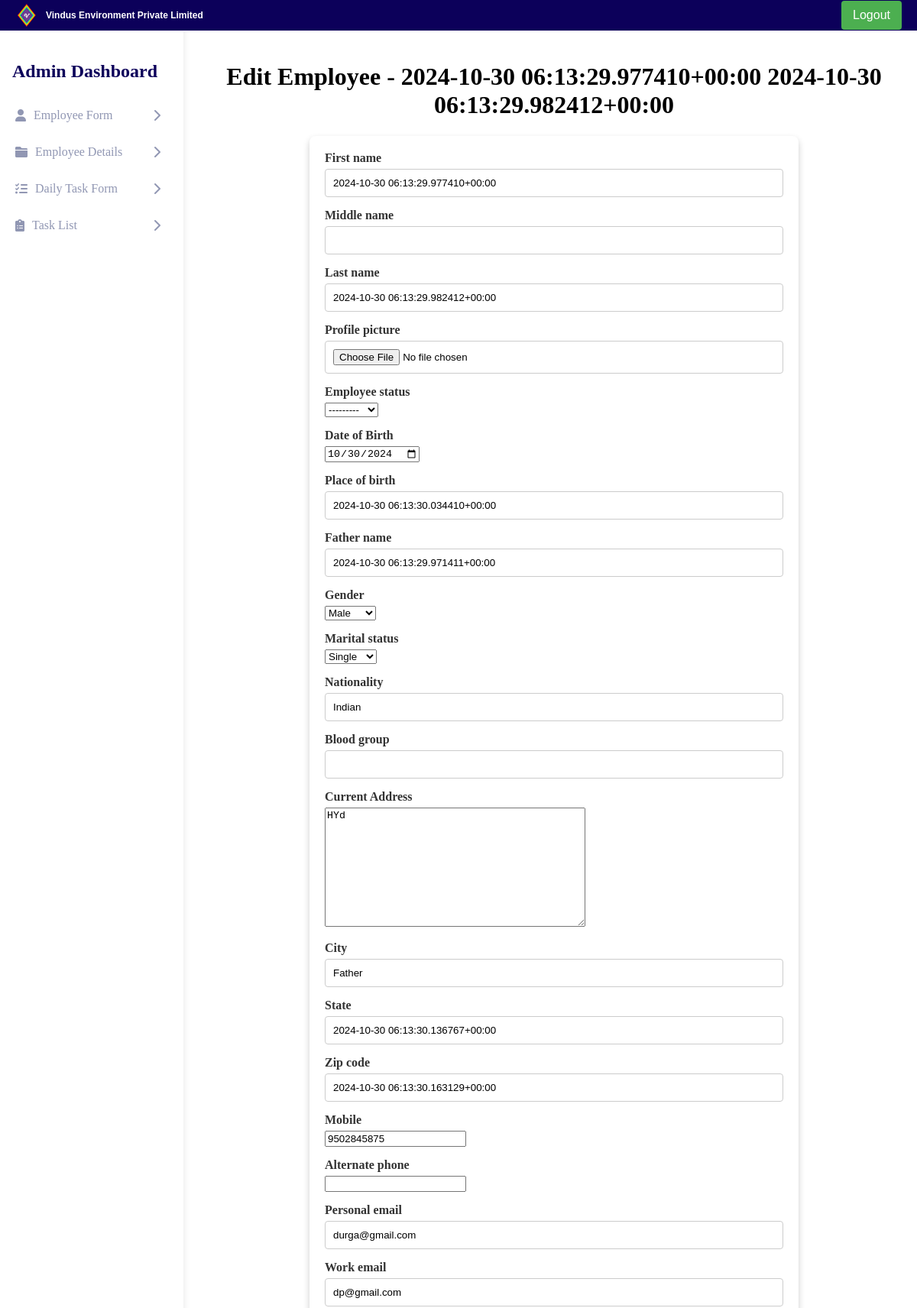
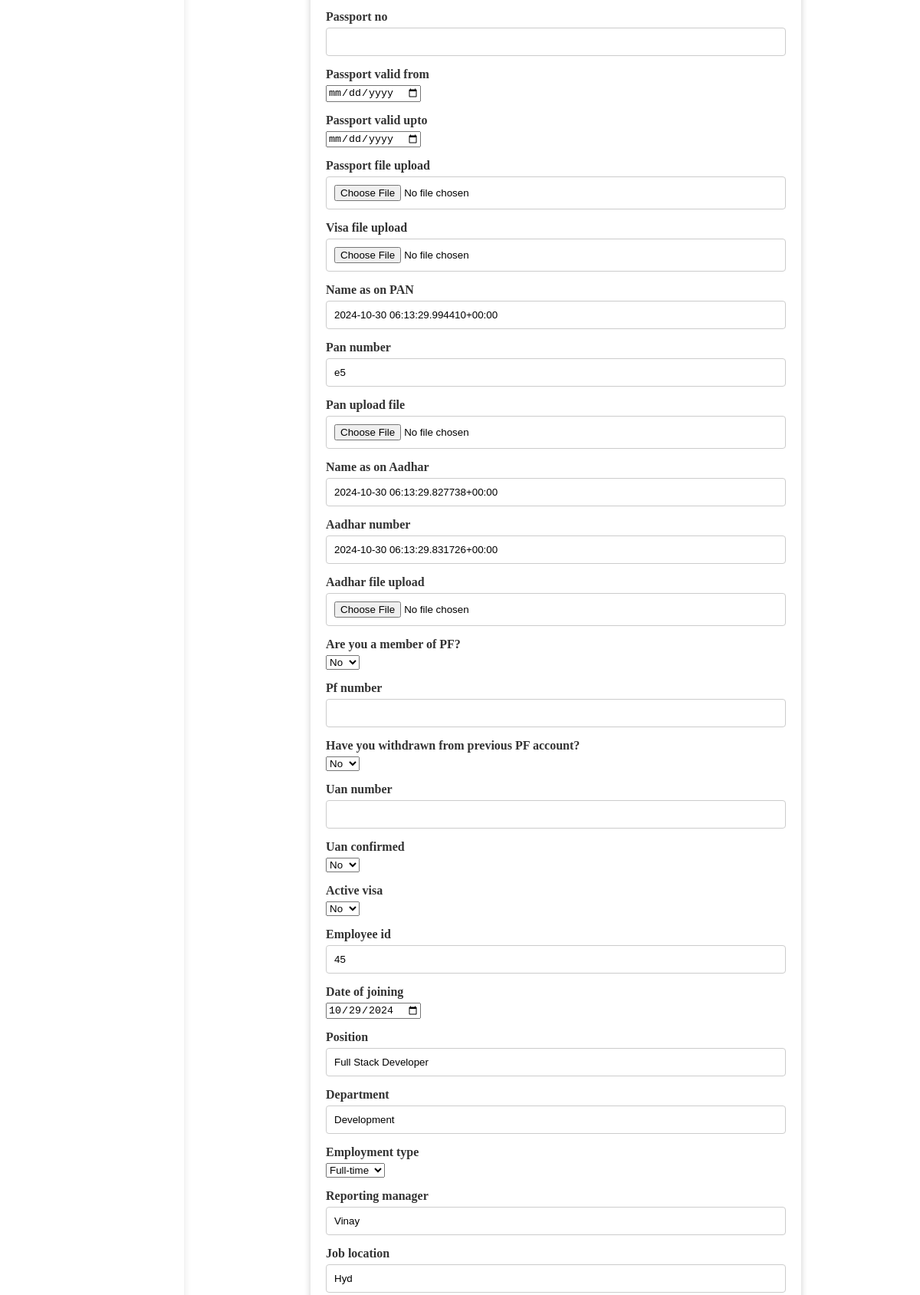
/employees/2/edit/ (upper part), run on the app's committed database (2 pictures, top to bottom).
### EmployeeDashboard/models.py (models this page shows, shortened)
class Employee(models.Model):
    GENDER_CHOICES = [
        ('Male', 'Male'),
        ('Female', 'Female'),
        ('Other', 'Other')
    ]
    MARITAL_STATUS_CHOICES = [
        ('Single', 'Single'),
        ('Married', 'Married')
    ]
    EMPLOYMENT_TYPE_CHOICES = [
        ('Full-time', 'Full-time'),
        ('Part-time', 'Part-time'),
        ('Contract', 'Contract')
    ]
    EMPLOYEE_STATUS_CHOICES=[
        ('Active','Active'),
        ('InActive','InActive')
    ]
    YES_NO_CHOICES = [
        ('Yes', 'Yes'),
        ('No', 'No')
    ]
    first_name = models.CharField(max_length=100)
    middle_name = models.CharField(max_length=100, blank=True, null=True)
    last_name = models.CharField(max_length=100)
    profile_picture = models.ImageField(upload_to='profile_pics/', blank=True, null=True)
    dob = models.DateField(verbose_name="Date of Birth")
    place_of_birth = models.CharField(max_length=100)
    employee_status=models.CharField(max_length=15, choices=EMPLOYEE_STATUS_CHOICES)
    father_name = models.CharField(max_length=100)
    gender = models.CharField(max_length=10, choices=GENDER_CHOICES)
    marital_status = models.CharField(max_length=15, choices=MARITAL_STATUS_CHOICES)
    nationality = models.CharField(max_length=50)
    blood_group = models.CharField(max_length=3, blank=True, null=True)
    address = models.TextField(verbose_name="Current Address")
    city = models.CharField(max_length=50)
    state = models.CharField(max_length=50)
    zip_code = models.CharField(max_length=10)
    mobile = models.CharField(max_length=20)
    alternate_phone = models.CharField(max_length=20, blank=True, null=True)
    personal_email = models.EmailField()
    work_email = models.EmailField()
    passport_no = models.CharField(max_length=20, blank=True, null=True)
    passport_valid_from = models.DateField(blank=True, null=True)
    passport_valid_upto = models.DateField(blank=True, null=True)
    passport_file_upload = models.FileField(upload_to='passport_docs/', blank=True, null=True)
    visa_file_upload = models.FileField(upload_to='visa_docs/', blank=True, null=True)
    pan_name = models.CharField(max_length=100, verbose_name="Name as on PAN")
    pan_number = models.CharField(max_length=10)
    pan_upload_file = models.FileField(upload_to='pan_docs/', blank=True, null=True)
    aadhar_name = models.CharField(max_length=100, verbose_name="Name as on Aadhar")
    aadhar_number = models.CharField(max_length=12)
    aadhar_file_upload = models.FileField(upload_to='aadhar_docs/', blank=True, null=True)
    pf_member = models.CharField(max_length=3, choices=YES_NO_CHOICES, default='No', verbose_name="Are you a member of PF?")
    pf_number = models.CharField(max_length=20, blank=True, null=True)
    pf_withdrawn = models.CharField(max_length=3, choices=YES_NO_CHOICES, default='No', verbose_name="Have you withdrawn from previous PF account?")
    uan_number = models.CharField(max_length=20, blank=True, null=True)
    uan_confirmed = models.CharField(max_length=3, choices=YES_NO_CHOICES, default='No')
    active_visa = models.CharField(max_length=3, choices=YES_NO_CHOICES, default='No')
    employee_id = models.CharField(max_length=20, unique=True)
    date_of_joining = models.DateField()
    position = models.CharField(max_length=50)
    department = models.CharField(max_length=50)
    employment_type = models.CharField(max_length=15, choices=EMPLOYMENT_TYPE_CHOICES)
    reporting_manager = models.CharField(max_length=100)
    job_location = models.CharField(max_length=100)
    work_schedule = models.CharField(max_length=50)
    job_related_documents = models.FileField(upload_to='job_docs/', blank=True, null=True)
    highest_degree = models.CharField(max_length=50)
    institution_name = models.CharField(max_length=100)
    field_of_study = models.CharField(max_length=50)
    year_of_graduation = models.IntegerField()
    certifications = models.FileField(upload_to='certifications/', blank=True, null=True)
    previous_company_name = models.CharField(max_length=100)
    previous_job_title = models.CharField(max_length=50)
    previous_work_location = models.CharField(max_length=100)
    previous_exit_date = models.DateField()
    responsibilities = models.TextField()
    reason_for_leaving = models.TextField()
    reference_1_name = models.CharField(max_length=100)
    reference_1_designation = models.CharField(max_length=50)
    reference_1_company_name = models.CharField(max_length=100)
    reference_1_contact = models.CharField(max_length=20)
    reference_1_email = models.EmailField()
    reference_2_name = models.CharField(max_length=100)
    reference_2_designation = models.CharField(max_length=50)
    reference_2_company_name = models.CharField(max_length=100)
    reference_2_contact = models.CharField(max_length=20)
    reference_2_email = models.EmailField()
    emergency_first_name = models.CharField(max_length=100)
    emergency_middle_name = models.CharField(max_length=100, blank=True, null=True)
    emergency_last_name = models.CharField(max_length=100)
    emergency_relationship = models.CharField(max_length=50)
    emergency_home_phone = models.CharField(max_length=20)
    emergency_mobile_phone = models.CharField(max_length=20)
    emergency_city = models.CharField(max_length=50)
    emergency_state = models.CharField(max_length=50)
    emergency_zip_code = models.CharField(max_length=10)
    bank_name_on_account = models.CharField(max_length=100, verbose_name="Name as on Bank Account")
    bank_account_number = models.CharField(max_length=20)
    bank_name = models.CharField(max_length=100)
    bank_branch_name = models.CharField(max_length=100)
    bank_ifsc_code = models.CharField(max_length=11)
    bank_branch_address = models.TextField()
    passbook_file_upload = models.FileField(upload_to='passbook_docs/', blank=True, null=True)
    offer_letter = models.FileField(upload_to='employee_docs/offer_letters/', blank=True, null=True)
    nda_form = models.FileField(upload_to='employee_docs/nda_forms/', blank=True, null=True)
    btech_memo = models.FileField(upload_to='employee_docs/btech_memo/', blank=True, null=True)
    btech_tc = models.FileField(upload_to='employee_docs/btech_tc/', blank=True, null=True)
    relieving_letter = models.FileField(upload_to='employee_docs/relieving_letters/', blank=True, null=True)
    experience_letter = models.FileField(upload_to='employee_docs/experience_letters/', blank=True, null=True)
    payslips = models.FileField(upload_to='employee_docs/payslips/', blank=True, null=True)  # Allows multiple files upload

### EmployeeDashboard/views.py (the view)
# urls.py: path('employees/<int:pk>/edit/', edit_employee, name='edit_employee'),
def edit_employee(request, pk):
    employee = get_object_or_404(Employee, pk=pk)
    if request.method == 'POST':
        form = EmployeeForm(request.POST, request.FILES, instance=employee)
        if form.is_valid():
            form.save()
            return redirect(reverse('employee_detail', args=[employee.pk]))
    else:
        form = EmployeeForm(instance=employee)
    return render(request, 'edit_employee.html', {'form': form, 'employee': employee})

### templates/edit_employee.HTML (shortened to what this page needs)
<!DOCTYPE html>
<html lang="en">
<head>
</head>
    {% extends "base.html" %}
    {% block content %}
    <div class="main-content">
        <h1 style="text-align: center;">Edit Employee - {{ employee.first_name }} {{ employee.last_name }}</h1>
        <div class="form-container">
            <form method="post" enctype="multipart/form-data">
                {% csrf_token %} {% for field in form %}
                <div class="form-group">
                    <label for="{{ field.id_for_label }}">{{ field.label }}</label> {{ field }}
                </div>
                {% endfor %}
            </form>
        </div>
    </div>
    {% endblock %}

### templates/edit_employee.HTML (style rules this page uses)
.form-container { max-width: 600px; margin: auto; padding: 20px; background-color: #fff; box-shadow: 0 4px 8px rgba(0, 0, 0, 0.2); border-radius: 8px; }
.form-group { margin-bottom: 15px; }
label { display: block; font-weight: bold; margin-bottom: 5px; color: #333; }
input[type="text"], input[type="email"], input[type="file"] { width: 100%; padding: 10px; border: 1px solid #ccc; border-radius: 4px; box-sizing: border-box; }

### templates/includes/sidebar.html (style rules this page uses)
body { margin: 0; padding: 0; }
.main-content { flex-grow: 1; padding: 20px; margin-left: 250px; border-radius: 8px; }

### data on the page
Employee: first_name "2024-10-30 06:13:29.977410+00:00", last_name "2024-10-30 06:13:29.982412+00:00", form "2024-10-30 06:13:29.977410+00:00" "2024-10-30 06:13:29.982412+00:00" "---------" "10/30/2024" "2024-10-30 06:13:30.034410+00:00" "2024-10-30 06:13:29.971411+00:00" "Male" "Single" "Indian" "HYd" "Father" "2024-10-30 06:13:30.136767+00:00" "2024-10-30 06:13:30.163129+00:00" "9502845875" "durga@gmail.com" "dp@gmail.com" "2024-10-30 06:13:29.994410+00:00" "e5" "2024-10-30 06:13:29.827738+00:00" "2024-10-30 06:13:29.831726+00:00" "No" "No" "No" "No" "45" "10/29/2024" "Full Stack Developer" "Development" "Full-time" "Vinay" "Hyd"

### other printed values
{{ field.label }} "First name" "Middle name" "Last name" "Profile picture" "Employee status" "Date of Birth" "Place of birth" "Father name" "Gender" "Marital status" "Nationality" "Blood group" "Current Address" "City" "State" "Zip code" "Mobile" "Alternate phone" "Personal email" "Work email" "Passport no" "Passport valid from" "Passport valid upto" "Passport file upload" "Visa file upload" "Name as on PAN" "Pan number" "Pan upload file" "Name as on Aadhar" "Aadhar number" "Aadhar file upload" "Are you a member of PF?" "Pf number" "Have you withdrawn from previous PF account?" "Uan number" "Uan confirmed" "Active visa" "Employee id" "Date of joining" "Position" "Department" "Employment type" "Reporting manager" "Job location"
